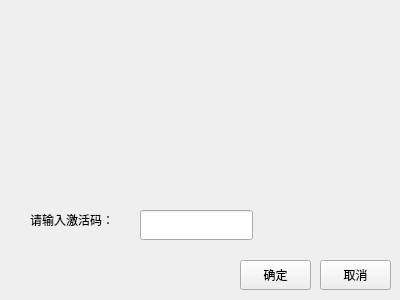
<?xml version="1.0" encoding="UTF-8"?>
<ui version="4.0">
 <class>Bind</class>
 <widget class="QWidget" name="Bind">
  <property name="geometry">
   <rect>
    <x>0</x>
    <y>0</y>
    <width>400</width>
    <height>300</height>
   </rect>
  </property>
  <property name="windowTitle">
   <string>添加下载器</string>
  </property>
  <widget class="QLabel" name="label">
   <property name="geometry">
    <rect>
     <x>30</x>
     <y>210</y>
     <width>101</width>
     <height>20</height>
    </rect>
   </property>
   <property name="text">
    <string>请输入激活码：</string>
   </property>
  </widget>
  <widget class="QLineEdit" name="activeCode">
   <property name="geometry">
    <rect>
     <x>140</x>
     <y>210</y>
     <width>113</width>
     <height>30</height>
    </rect>
   </property>
  </widget>
  <widget class="QPushButton" name="buttonAdd">
   <property name="geometry">
    <rect>
     <x>240</x>
     <y>260</y>
     <width>71</width>
     <height>30</height>
    </rect>
   </property>
   <property name="text">
    <string>确定</string>
   </property>
  </widget>
  <widget class="QPushButton" name="buttonCancel">
   <property name="geometry">
    <rect>
     <x>320</x>
     <y>260</y>
     <width>71</width>
     <height>30</height>
    </rect>
   </property>
   <property name="text">
    <string>取消</string>
   </property>
  </widget>
 </widget>
 <resources/>
 <connections/>
</ui>
